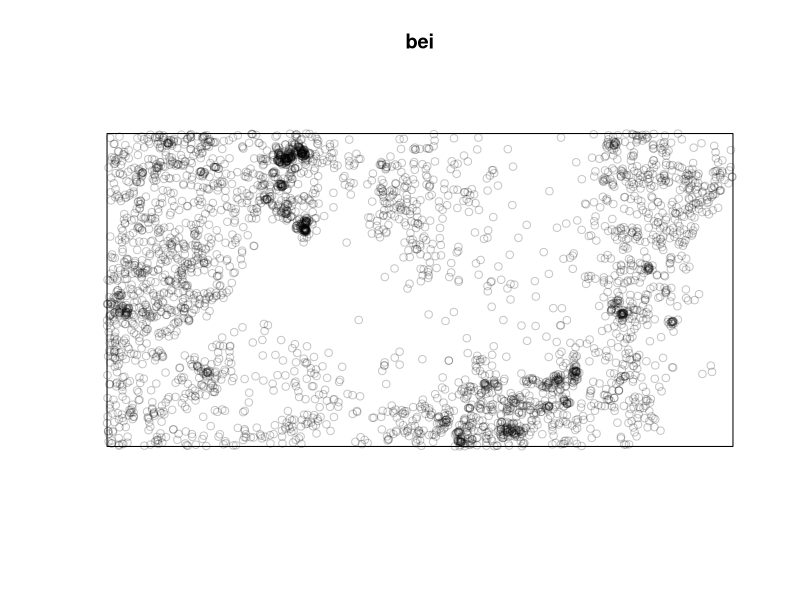
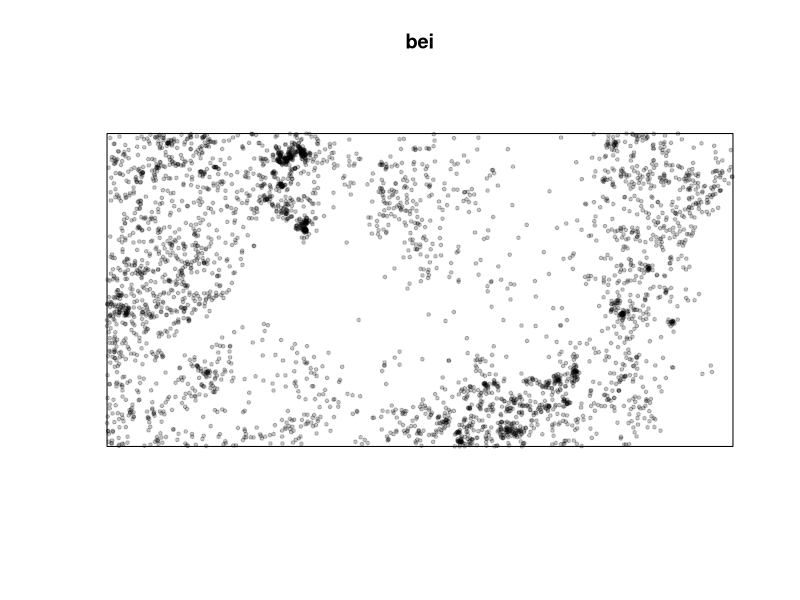

Reproduce these figures in R, in order.
# uinstall.pcakages("spatstat")
library(spatstat)
library(terra)
# dataset bei--> tropical forest trees
bei
plot(bei)
plot(bei, pch=19, cex=.5) 
# vogliamo passare ad una funzione di densità
